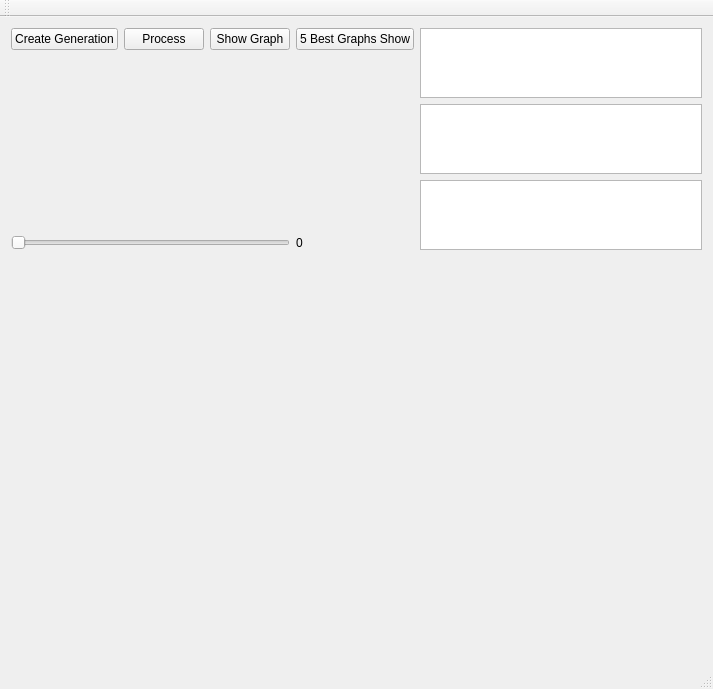
<?xml version="1.0" encoding="UTF-8"?>
<ui version="4.0">
 <class>MainWindow</class>
 <widget class="QMainWindow" name="MainWindow">
  <property name="geometry">
   <rect>
    <x>0</x>
    <y>0</y>
    <width>713</width>
    <height>402</height>
   </rect>
  </property>
  <property name="windowTitle">
   <string>MainWindow</string>
  </property>
  <widget class="QWidget" name="centralWidget">
   <layout class="QGridLayout" name="gridLayout">
    <item row="3" column="4">
     <widget class="QListView" name="lvChildGeneration">
      <property name="maximumSize">
       <size>
        <width>400</width>
        <height>150</height>
       </size>
      </property>
     </widget>
    </item>
    <item row="5" column="3">
     <widget class="QLabel" name="lIterationAmount">
      <property name="text">
       <string>0</string>
      </property>
     </widget>
    </item>
    <item row="0" column="0">
     <widget class="QPushButton" name="pbCreateGeneration">
      <property name="text">
       <string>Create Generation</string>
      </property>
     </widget>
    </item>
    <item row="7" column="4">
     <widget class="QCustomPlot" name="cp5BestInLastGeneration" native="true">
      <property name="minimumSize">
       <size>
        <width>0</width>
        <height>400</height>
       </size>
      </property>
     </widget>
    </item>
    <item row="0" column="2">
     <widget class="QPushButton" name="pbShowGraph">
      <property name="text">
       <string>Show Graph</string>
      </property>
     </widget>
    </item>
    <item row="0" column="1">
     <widget class="QPushButton" name="pbProcess">
      <property name="text">
       <string>Process</string>
      </property>
     </widget>
    </item>
    <item row="7" column="0" colspan="2">
     <widget class="QCustomPlot" name="cp5BestInFirstGeneration" native="true">
      <property name="minimumSize">
       <size>
        <width>0</width>
        <height>400</height>
       </size>
      </property>
     </widget>
    </item>
    <item row="4" column="4" rowspan="2">
     <widget class="QListView" name="lvNextGeneration">
      <property name="maximumSize">
       <size>
        <width>400</width>
        <height>150</height>
       </size>
      </property>
     </widget>
    </item>
    <item row="7" column="2" colspan="2">
     <widget class="QCustomPlot" name="cp5BestInMiddleGeneration" native="true">
      <property name="minimumSize">
       <size>
        <width>0</width>
        <height>400</height>
       </size>
      </property>
     </widget>
    </item>
    <item row="0" column="4" rowspan="3">
     <widget class="QListView" name="lvFirstGeneration">
      <property name="maximumSize">
       <size>
        <width>400</width>
        <height>150</height>
       </size>
      </property>
     </widget>
    </item>
    <item row="1" column="0" rowspan="4" colspan="4">
     <widget class="QCustomPlot" name="cpGraph" native="true">
      <property name="maximumSize">
       <size>
        <width>16777215</width>
        <height>400</height>
       </size>
      </property>
     </widget>
    </item>
    <item row="5" column="0" colspan="3">
     <widget class="QSlider" name="hsIterationAmount">
      <property name="maximum">
       <number>100</number>
      </property>
      <property name="orientation">
       <enum>Qt::Horizontal</enum>
      </property>
     </widget>
    </item>
    <item row="0" column="3">
     <widget class="QPushButton" name="pb5BestGraphShow">
      <property name="text">
       <string>5 Best Graphs Show</string>
      </property>
     </widget>
    </item>
   </layout>
  </widget>
  <widget class="QMenuBar" name="menuBar">
   <property name="geometry">
    <rect>
     <x>0</x>
     <y>0</y>
     <width>713</width>
     <height>27</height>
    </rect>
   </property>
  </widget>
  <widget class="QToolBar" name="mainToolBar">
   <attribute name="toolBarArea">
    <enum>TopToolBarArea</enum>
   </attribute>
   <attribute name="toolBarBreak">
    <bool>false</bool>
   </attribute>
  </widget>
  <widget class="QStatusBar" name="statusBar"/>
 </widget>
 <layoutdefault spacing="6" margin="11"/>
 <customwidgets>
  <customwidget>
   <class>QCustomPlot</class>
   <extends>QWidget</extends>
   <header>qcustomplot.h</header>
   <container>1</container>
  </customwidget>
 </customwidgets>
 <resources/>
 <connections/>
</ui>
